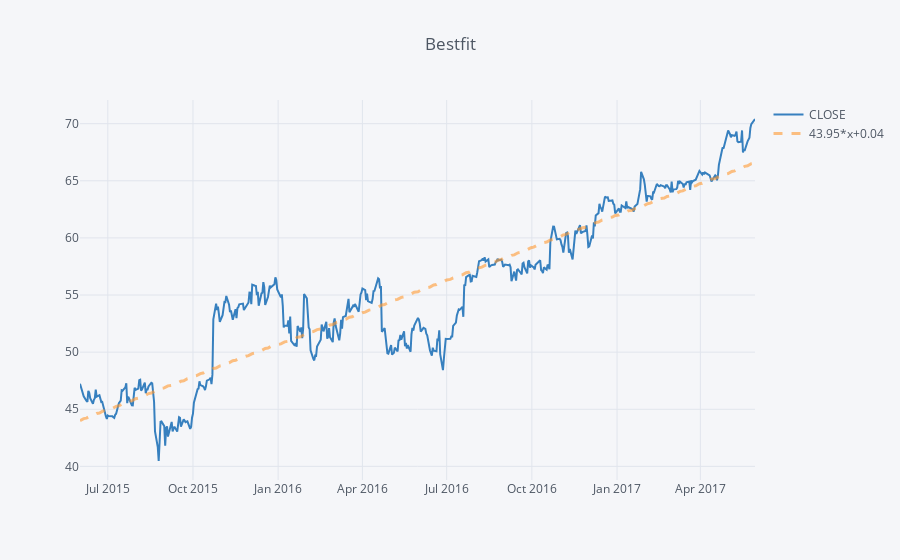

Source (notebook cell):
### Markdown cell above
## Plotting with Cufflinks

### Code cell
iplot(msft.iplot(kind='lines', color='blue', width=2,
           bestfit=True, title='Bestfit', asFigure=True))

### Figure 1 — Plotly figure (JSON) as saved in the notebook; plotly's stock layout.template omitted (floating-point values rounded to 4 significant figures; data arrays with more than 128 entries replaced by an {"elided": "..."} marker saying what was removed)
{"data": [{"line": {"color": "rgba(55, 128, 191, 1.0)", "dash": "solid", "width": 2}, "mode": "lines", "name": "CLOSE", "text": "", "type": "scatter", "x": {"elided": "504 str values"}, "y": {"elided": "504 float values"}}, {"line": {"color": "rgba(255, 153, 51, 0.6)", "dash": "dash", "width": 3}, "mode": "lines", "name": "43.95*x+0.04", "type": "scatter", "x": {"elided": "504 str values"}, "y": {"elided": "504 float values"}}], "layout": {"legend": {"bgcolor": "#F5F6F9", "font": {"color": "#4D5663"}}, "paper_bgcolor": "#F5F6F9", "plot_bgcolor": "#F5F6F9", "title": "Bestfit", "titlefont": {"color": "#4D5663"}, "xaxis1": {"gridcolor": "#E1E5ED", "showgrid": true, "tickfont": {"color": "#4D5663"}, "title": "", "titlefont": {"color": "#4D5663"}, "zerolinecolor": "#E1E5ED"}, "yaxis1": {"gridcolor": "#E1E5ED", "showgrid": true, "tickfont": {"color": "#4D5663"}, "title": "", "titlefont": {"color": "#4D5663"}, "zerolinecolor": "#E1E5ED"}}}
